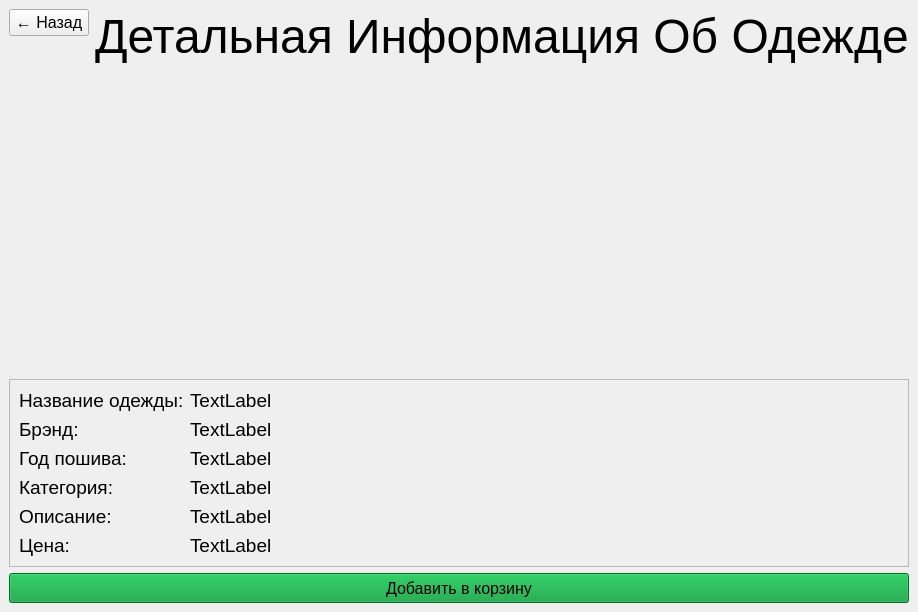
<?xml version="1.0" encoding="UTF-8"?>
<ui version="4.0">
 <class>clothesDetails</class>
 <widget class="QMainWindow" name="clothesDetails">
  <property name="geometry">
   <rect>
    <x>0</x>
    <y>0</y>
    <width>836</width>
    <height>612</height>
   </rect>
  </property>
  <property name="windowTitle">
   <string>clothes Details</string>
  </property>
  <widget class="QWidget" name="centralwidget">
   <layout class="QVBoxLayout" name="verticalLayout">
    <item>
     <layout class="QHBoxLayout" name="horizontalLayout">
      <item alignment="Qt::AlignLeft|Qt::AlignTop">
       <widget class="QPushButton" name="backButton">
        <property name="maximumSize">
         <size>
          <width>16777215</width>
          <height>16777215</height>
         </size>
        </property>
        <property name="font">
         <font>
          <pointsize>12</pointsize>
         </font>
        </property>
        <property name="text">
         <string>← Назад</string>
        </property>
       </widget>
      </item>
      <item>
       <spacer name="horizontalSpacer_2">
        <property name="orientation">
         <enum>Qt::Horizontal</enum>
        </property>
        <property name="sizeHint" stdset="0">
         <size>
          <width>40</width>
          <height>20</height>
         </size>
        </property>
       </spacer>
      </item>
      <item alignment="Qt::AlignHCenter|Qt::AlignTop">
       <widget class="QLabel" name="label">
        <property name="font">
         <font>
          <family>MS Shell Dlg 2</family>
          <pointsize>36</pointsize>
          <weight>50</weight>
          <italic>false</italic>
          <bold>false</bold>
         </font>
        </property>
        <property name="styleSheet">
         <string notr="true">font: 36pt &quot;MS Shell Dlg 2&quot;;</string>
        </property>
        <property name="text">
         <string>Детальная Информация Об Одежде</string>
        </property>
       </widget>
      </item>
      <item>
       <spacer name="horizontalSpacer">
        <property name="orientation">
         <enum>Qt::Horizontal</enum>
        </property>
        <property name="sizeHint" stdset="0">
         <size>
          <width>40</width>
          <height>20</height>
         </size>
        </property>
       </spacer>
      </item>
     </layout>
    </item>
    <item alignment="Qt::AlignHCenter">
     <widget class="QLabel" name="coverImageLabel">
      <property name="minimumSize">
       <size>
        <width>200</width>
        <height>280</height>
       </size>
      </property>
      <property name="maximumSize">
       <size>
        <width>200</width>
        <height>280</height>
       </size>
      </property>
      <property name="text">
       <string/>
      </property>
      <property name="pixmap">
       <pixmap/>
      </property>
     </widget>
    </item>
    <item>
     <widget class="QFrame" name="frame">
      <property name="frameShape">
       <enum>QFrame::StyledPanel</enum>
      </property>
      <property name="frameShadow">
       <enum>QFrame::Raised</enum>
      </property>
      <layout class="QFormLayout" name="formLayout">
       <item row="2" column="0">
        <widget class="QLabel" name="clothesNameLabelInfo">
         <property name="font">
          <font>
           <pointsize>14</pointsize>
          </font>
         </property>
         <property name="text">
          <string>Название одежды:</string>
         </property>
        </widget>
       </item>
       <item row="2" column="1">
        <widget class="QLabel" name="clothesNameLabel">
         <property name="font">
          <font>
           <pointsize>14</pointsize>
          </font>
         </property>
         <property name="text">
          <string>TextLabel</string>
         </property>
        </widget>
       </item>
       <item row="3" column="0">
        <widget class="QLabel" name="authorLabelInfo">
         <property name="font">
          <font>
           <pointsize>14</pointsize>
          </font>
         </property>
         <property name="text">
          <string>Брэнд:</string>
         </property>
        </widget>
       </item>
       <item row="3" column="1">
        <widget class="QLabel" name="authorLabel">
         <property name="font">
          <font>
           <pointsize>14</pointsize>
          </font>
         </property>
         <property name="text">
          <string>TextLabel</string>
         </property>
        </widget>
       </item>
       <item row="4" column="0">
        <widget class="QLabel" name="yearLabelInfo">
         <property name="font">
          <font>
           <pointsize>14</pointsize>
          </font>
         </property>
         <property name="text">
          <string>Год пошива:</string>
         </property>
        </widget>
       </item>
       <item row="4" column="1">
        <widget class="QLabel" name="yearLabel">
         <property name="font">
          <font>
           <pointsize>14</pointsize>
          </font>
         </property>
         <property name="text">
          <string>TextLabel</string>
         </property>
        </widget>
       </item>
       <item row="6" column="0">
        <widget class="QLabel" name="descriptionLabelInfo">
         <property name="font">
          <font>
           <pointsize>14</pointsize>
          </font>
         </property>
         <property name="text">
          <string>Описание:</string>
         </property>
        </widget>
       </item>
       <item row="6" column="1">
        <widget class="QLabel" name="descriptionLabel">
         <property name="font">
          <font>
           <pointsize>14</pointsize>
          </font>
         </property>
         <property name="text">
          <string>TextLabel</string>
         </property>
         <property name="wordWrap">
          <bool>true</bool>
         </property>
        </widget>
       </item>
       <item row="8" column="0">
        <widget class="QLabel" name="priceLabelInfo">
         <property name="font">
          <font>
           <pointsize>14</pointsize>
          </font>
         </property>
         <property name="text">
          <string>Цена:</string>
         </property>
        </widget>
       </item>
       <item row="8" column="1">
        <widget class="QLabel" name="priceLabel">
         <property name="font">
          <font>
           <pointsize>14</pointsize>
          </font>
         </property>
         <property name="text">
          <string>TextLabel</string>
         </property>
        </widget>
       </item>
       <item row="5" column="0">
        <widget class="QLabel" name="categoryIdLabel">
         <property name="font">
          <font>
           <pointsize>14</pointsize>
          </font>
         </property>
         <property name="text">
          <string>Категория:</string>
         </property>
        </widget>
       </item>
       <item row="5" column="1">
        <widget class="QLabel" name="categoryLabel">
         <property name="font">
          <font>
           <pointsize>14</pointsize>
          </font>
         </property>
         <property name="text">
          <string>TextLabel</string>
         </property>
        </widget>
       </item>
      </layout>
     </widget>
    </item>
    <item>
     <layout class="QHBoxLayout" name="bottom_buttons_layout">
      <item>
       <widget class="QPushButton" name="cartButton">
        <property name="minimumSize">
         <size>
          <width>0</width>
          <height>30</height>
         </size>
        </property>
        <property name="font">
         <font>
          <pointsize>12</pointsize>
         </font>
        </property>
        <property name="styleSheet">
         <string notr="true">background-color: rgb(0, 153, 51);</string>
        </property>
        <property name="text">
         <string>Добавить в корзину</string>
        </property>
       </widget>
      </item>
     </layout>
    </item>
   </layout>
  </widget>
 </widget>
 <resources/>
 <connections/>
</ui>
